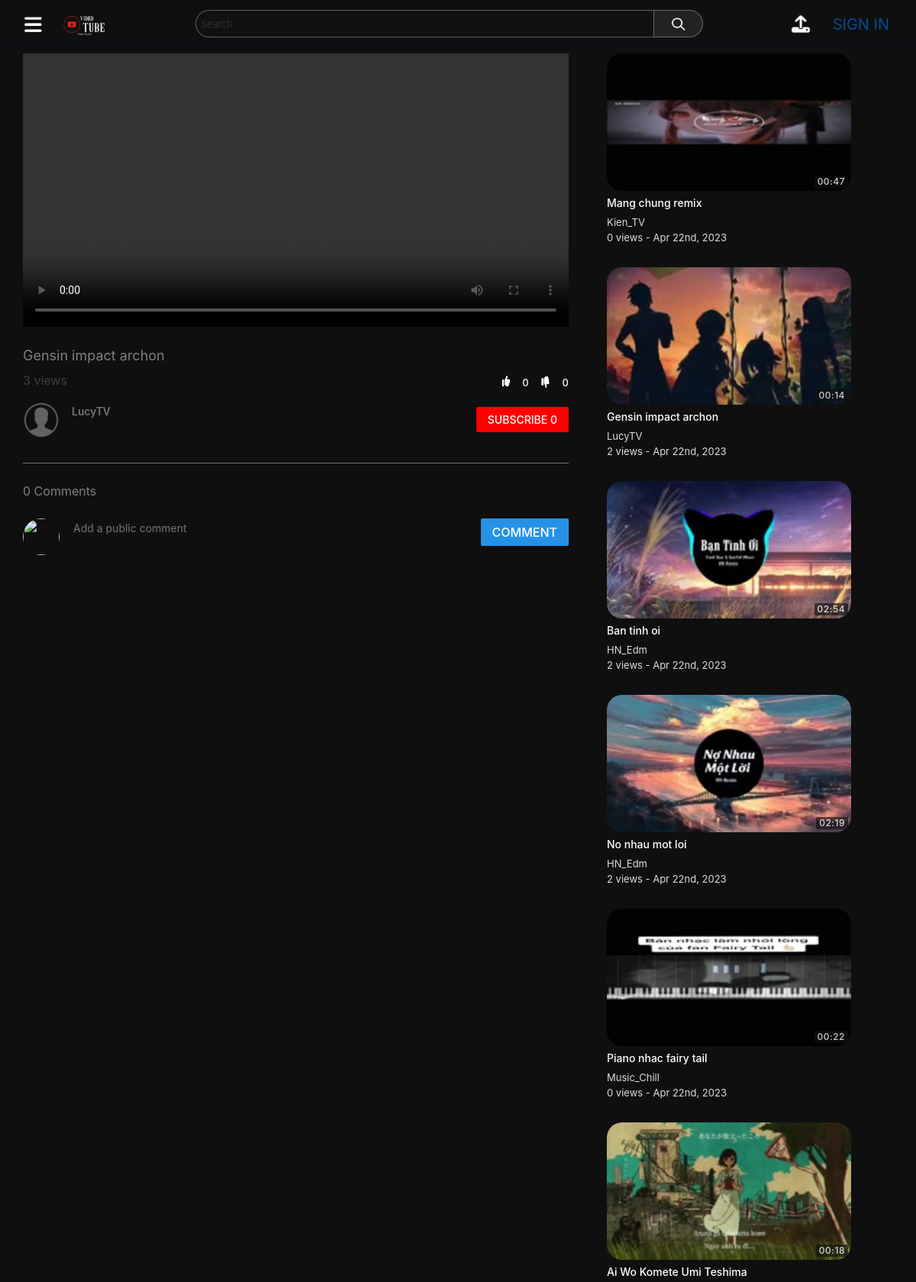
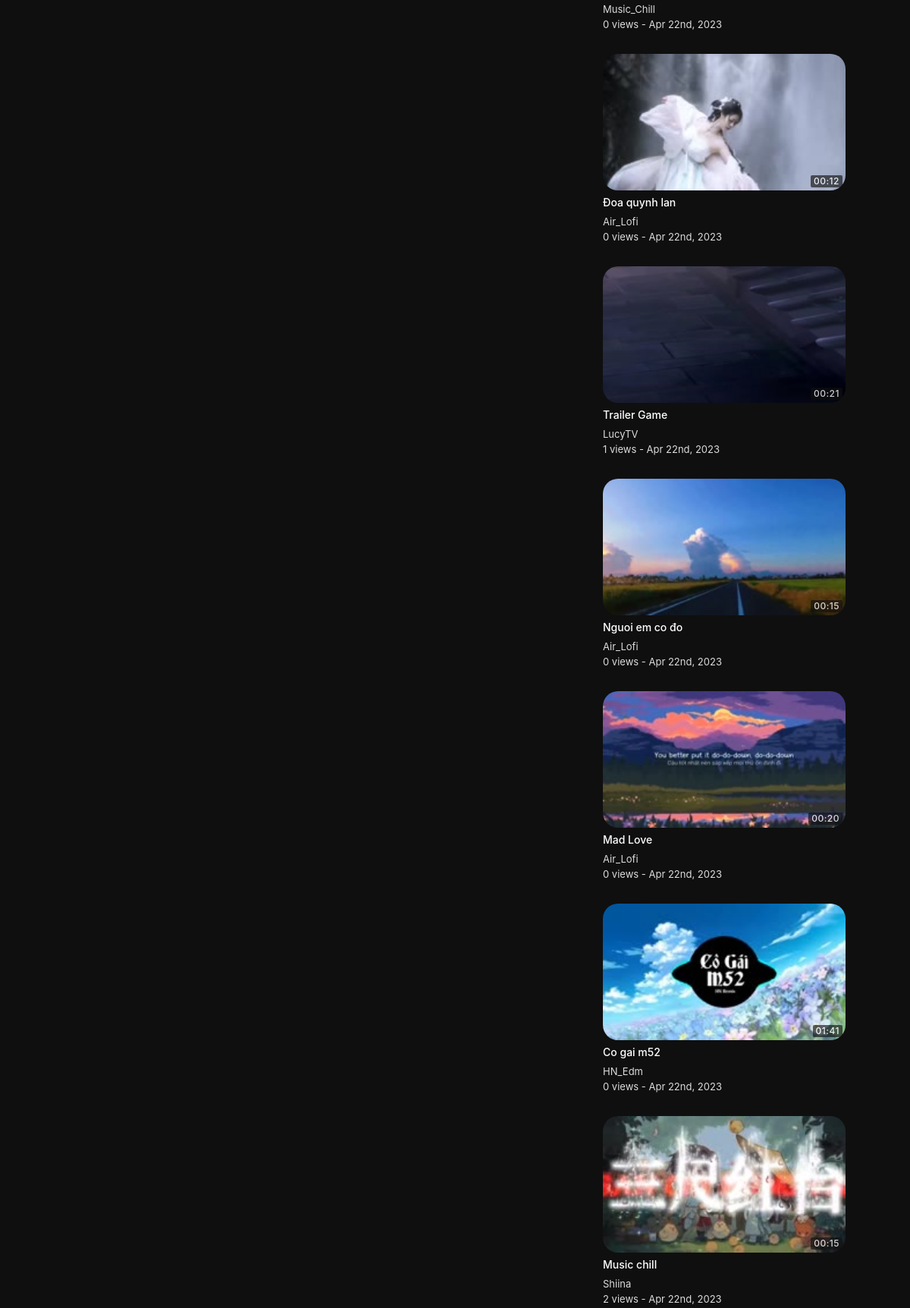
Screenshot of /watch.php?id=3 (upper part) with the database file from the repository (2 pictures, top to bottom).
### tables this page shows
CREATE TABLE `videos` (
  `id` int(11) NOT NULL,
  `uploadedBy` varchar(50) NOT NULL,
  `title` varchar(100) NOT NULL,
  `description` varchar(1000) NOT NULL,
  `privacy` int(11) NOT NULL,
  `filePath` varchar(250) NOT NULL,
  `category` int(11) NOT NULL,
  `uploadDate` datetime NOT NULL DEFAULT current_timestamp(),
  `views` int(11) NOT NULL,
  `duration` varchar(10) NOT NULL
);

CREATE TABLE `users` (
  `id` int(11) NOT NULL,
  `firstName` varchar(25) NOT NULL,
  `lastName` varchar(25) NOT NULL,
  `username` varchar(25) NOT NULL,
  `email` varchar(100) NOT NULL,
  `password` varchar(255) NOT NULL,
  `signUpDate` datetime NOT NULL DEFAULT current_timestamp(),
  `profilePic` varchar(255) NOT NULL
);

CREATE TABLE `thumbnails` (
  `id` int(11) NOT NULL,
  `videoId` int(11) NOT NULL,
  `filePath` varchar(250) NOT NULL,
  `selected` int(11) NOT NULL
);

### includes/classes/User.php (called while the page is built, shortened)
<?php
class User {
    private $con, $sqlData;
    public function __construct($con, $username) {
        $this->con = $con;
        $query = $this->con->prepare("SELECT * FROM users WHERE username = :un");
        $query->bindParam(":un", $username);
        $query->execute();
        $this->sqlData = $query->fetch(PDO::FETCH_ASSOC);
    }
    public static function isLoggedIn() {
        return isset($_SESSION["userLoggedIn"]);
    }
    public function getUsername() {
        $this->sqlData["username"] ??= 'default value';
        return $this->sqlData["username"];
    }
    public function getProfilePic() {
        $this->sqlData["profilePic"] ??= 'default value';
        return $this->sqlData["profilePic"];
    }
    public function isSubscribedTo($userTo) {
        $query = $this->con->prepare("SELECT * FROM subscribers WHERE userTo=:userTo AND userFrom=:userFrom");
        $query->bindParam(":userTo", $userTo);
        $query->bindParam(":userFrom", $username);
        $username = $this->getUsername();
        $query->execute();
        return $query->rowCount() > 0;
    }
    public function getSubscriberCount() {
        $query = $this->con->prepare("SELECT * FROM subscribers WHERE userTo=:userTo");
        $query->bindParam(":userTo", $username);
        $query->execute();
        return $query->rowCount();
    }
}
?>

### includes/classes/Video.php (called while the page is built, shortened)
<?php
class Video {
    private $con, $sqlData, $userLoggedInObj;
    public function __construct($con, $input, $userLoggedInObj) {
        $this->con = $con;
        $this->userLoggedInObj = $userLoggedInObj;
        if(is_array($input)) {
            $this->sqlData = $input;
        }
        else {
            $query = $this->con->prepare("SELECT * FROM videos WHERE id = :id");
            $query->bindParam(":id", $input);
            $query->execute();
            $this->sqlData = $query->fetch(PDO::FETCH_ASSOC);
        }
    }
    public function getId() {
        return $this->sqlData["id"];
    }
    public function getUploadedBy() {
        return $this->sqlData["uploadedBy"];
    }
    public function getTitle() {
        return $this->sqlData["title"];
    }
    public function getTimeStamp() {
        $date = $this->sqlData["uploadDate"];
        return date("M jS, Y", strtotime($date));
    }
    public function getViews() {
        return $this->sqlData["views"];
    }
    public function getDuration() {
        return $this->sqlData["duration"];
    }
    public function incrementViews() {
        $videoId = $this->getId();
        $this->sqlData["views"] = $this->sqlData["views"] + 1;
    }
    public function getLikes() {
        $query = $this->con->prepare("SELECT count(*) as 'count' FROM likes WHERE videoId = :videoId");
        $query->bindParam(":videoId", $videoId);
        $query->execute();
        $data = $query->fetch(PDO::FETCH_ASSOC);
        return $data["count"];
    }
    public function getDislikes() {
        $query = $this->con->prepare("SELECT count(*) as 'count' FROM dislikes WHERE videoId = :videoId");
        $query->bindParam(":videoId", $videoId);
        $query->execute();
        $data = $query->fetch(PDO::FETCH_ASSOC);
        return $data["count"];
    }
    public function wasLikedBy() {
        $query = $this->con->prepare("SELECT * FROM likes WHERE username=:username AND videoId=:videoId");
        $query->bindParam(":username", $username);
        $query->bindParam(":videoId", $id);
        $id = $this->getId();
        $username = $this->userLoggedInObj->getUsername();
        $query->execute();
        return $query->rowCount() > 0;
    }
    public function wasDislikedBy() {
        $query = $this->con->prepare("SELECT * FROM dislikes WHERE username=:username AND videoId=:videoId");
        $query->bindParam(":username", $username);
        $query->bindParam(":videoId", $id);
        $query->execute();
        return $query->rowCount() > 0;
    }
    public function getThumbnail() {
        $query = $this->con->prepare("SELECT filePath FROM thumbnails WHERE videoId=:videoId AND selected=1");
        $query->bindParam(":videoId", $videoId);
        $videoId = $this->getId();
        $query->execute();
        return $query->fetchColumn();
    }
}
?>

### includes/classes/VideoGridItem.php (the view)
<?php
class VideoGridItem {
    private $video, $largeMode;
    public function __construct($video, $largeMode) {
        $this->video = $video;
        $this->largeMode = $largeMode;
    }
    public function create() {
        $thumbnail = $this->createThumbnail();
        $details = $this->createDetails();
        $url = "watch.php?id=" . $this->video->getId();
        return "<a href='$url'>
                    <div class='videoGridItem'>
                        $thumbnail
                        $details
                    </div>
                </a>";
    }
    private function createThumbnail() {
        $thumbnail = $this->video->getThumbnail();
        $duration = $this->video->getDuration();
        return "<div class='thumbnail'>
                    <img src='$thumbnail'>
                    <div class='duration'>
                        <span>$duration</span>
                    </div>
                </div>";
    }
    private function createDetails() {
        $title = $this->video->getTitle();
        $username = $this->video->getUploadedBy();
        $views = $this->video->getViews();
        $description = $this->createDescription();
        $timestamp = $this->video->getTimeStamp();
        return "<div class='details'>
                    <h3 class='title'>$title</h3>
                    <span class='username'>$username</span>
                    <div class='stats'>
                        <span class='viewCount'>$views views - </span>
                        <span class='timeStamp'>$timestamp</span>
                    </div>
                    $description
                </div>";
    }
    private function createDescription() {
        if(!$this->largeMode) {
            return "";
        }
        else {
            $description = $this->video->getDescription();
            $description = (strlen($description) > 350) ? substr($description, 0, 347) . "..." : $description;
            return "<span class='description'>$description</span>";
        }
    }
}
?>

### includes/classes/ButtonProvider.php (shortened to what this page needs)
<?php
class ButtonProvider {
    public static $signInFunction = "notSignedIn()";
    public static function createLink($link) {
        return User::isLoggedIn() ? $link : ButtonProvider::$signInFunction;
    }
    public static function createButton($text, $imageSrc, $action, $class) {
        $image = ($imageSrc == null) ? "" : "<img src='$imageSrc'>";
        $action  = ButtonProvider::createLink($action);
        return "<button class='$class' onclick='$action'>
                    $image
                    <span class='text'>$text</span>
                </button>";
    }
    public static function createUserProfileButton($con, $username) {
        $userObj = new User($con, $username);
        $profilePic = $userObj->getProfilePic();
        $link = "profile.php?username=$username";
        return "<a href='$link'>
                    <img src='$profilePic' class='profilePicture'>
                </a>";
    }
    public static function createSubscriberButton($con, $userToObj, $userLoggedInObj) {
        $userTo = $userToObj->getUsername();
        $userLoggedIn = $userLoggedInObj->getUsername();
        $isSubscribedTo = $userLoggedInObj->isSubscribedTo($userTo);
        $buttonText = $isSubscribedTo ? "SUBSCRIBED" : "SUBSCRIBE";
        $buttonText .= " " . $userToObj->getSubscriberCount();
        $buttonClass = $isSubscribedTo ? "unsubscribe button" : "subscribe button";
        $action = "subscribe(\"$userTo\", \"$userLoggedIn\", this)";
        $button = ButtonProvider::createButton($buttonText, null, $action, $buttonClass);
        return "<div class='subscribeButtonContainer'>
                    $button
                </div>";
    }
    public static function createUserProfileNavigationButton($con, $username) {
        if(User::isLoggedIn()) {
            return ButtonProvider::createUserProfileButton($con, $username);
        }
        else {
            return "<a href='signIn.php'>
                        <span class='signInLink'>SIGN IN</span>
                    </a>";
        }
    }
}
?>

### includes/classes/VideoInfoSection.php
<?php
require_once("includes/classes/VideoInfoControls.php");
class VideoInfoSection {
    private $con, $video, $userLoggedInObj;
    public function __construct($con, $video, $userLoggedInObj) {
        $this->con = $con;
        $this->video = $video;
        $this->userLoggedInObj = $userLoggedInObj;
    }
    public function create() {
        return $this->createPrimaryInfo() . $this->createSecondaryInfo();
    }
    private function createPrimaryInfo() {
        $title = $this->video->getTitle();
        $views = $this->video->getViews();
        $videoInfoControls = new VideoInfoControls($this->video, $this->userLoggedInObj);
        $controls = $videoInfoControls->create();
        return "<div class='videoInfo'>
                    <h1>$title</h1>
                    <div class='bottomSection'>
                        <span class='viewCount'>$views views</span>
                        $controls
                    </div>
                </div>";
    }
    private function createSecondaryInfo() {
        $description = $this->video->getDescription();
        $uploadDate = $this->video->getUploadDate();
        $uploadedBy = $this->video->getUploadedBy();
        $profileButton = ButtonProvider::createUserProfileButton($this->con, $uploadedBy);
        if($uploadedBy == $this->userLoggedInObj->getUsername()) {
            $actionButton = ButtonProvider::createEditVideoButton($this->video->getId());
        }
        else {
            $userToObject = new User($this->con, $uploadedBy);
            $actionButton = ButtonProvider::createSubscriberButton($this->con, $userToObject, $this->userLoggedInObj);
        }
        return "<div class='secondaryInfo'>
                    <div class='topRow'>
                        $profileButton
                        <div class='uploadInfo'>
                            <span class='owner'>
                                <a href='profile.php?username=$uploadedBy'>
                                    $uploadedBy
                                </a>
                            </span>
                            <span class='date'>Published on $uploadDate</span>
                        </div>
                        $actionButton
                    </div>
                    <div class='descriptionContainer'>
                        $description
                    </div>
                </div>";
    }
}
?>

### includes/classes/VideoGrid.php (shortened to what this page needs)
<?php
class VideoGrid {
    private $con, $userLoggedInObj;
    private $largeMode = false;
    private $gridClass = "videoGrid";
    public function __construct($con, $userLoggedInObj) {
        $this->con = $con;
        $this->userLoggedInObj = $userLoggedInObj;
    }
    public function create($videos, $title, $showFilter) {
        if($videos == null) {
            $gridItems = $this->generateItems();
        }
        else {
            $gridItems = $this->generateItemsFromVideos($videos);
        }
        $header = "";
        return "$header
                <div class='$this->gridClass'>
                    $gridItems
                </div>";
    }
    public function generateItems() {
        $query = $this->con->prepare("SELECT * FROM videos ORDER BY RAND() LIMIT 15");
        $query->execute();
        $elementsHtml = "";
        while($row = $query->fetch(PDO::FETCH_ASSOC)) {
            $video = new Video($this->con, $row, $this->userLoggedInObj);
            $item = new VideoGridItem($video, $this->largeMode);
            $elementsHtml .= $item->create();
        }
        return $elementsHtml;
    }
}
?>

### assets/css/style.css (style rules this page uses)
html, body { height: 100%; padding: 0; margin: 0; }
.videoInfo { width: 100%; padding: 20px 0 8px 0; }
.videoInfo h1 { display: block; overflow: hidden; font-size: 18px; font-weight: 400; line-height: 24px; }
.videoInfo .bottomSection { display: flex; }
.videoInfo .bottomSection .viewCount { color: rgba(104, 91, 91, 0.6); font-size: 16px; flex: 1; }
.videoInfo .bottomSection .controls button { padding: 0; background-color: transparent; border: none; color: #f8f9fa; font-weight: 500; font-size: 13px; cursor: pointer; }
.videoInfo .bottomSection .controls button img { height: 20px; width: 20px; margin: 4px 8px 8px 8px; }
.secondaryInfo .topRow { display: flex; margin-bottom: 12px; }
.profilePicture { height: 100%; }
.secondaryInfo .topRow .profilePicture { margin-right: 16px; width: 48px; height: 48px; border-radius: 50%; }
.secondaryInfo .topRow .uploadInfo { flex: 1; display: flex; flex-direction: column; margin-right: 10px; }
.secondaryInfo .topRow .uploadInfo .date { color: rgba(17, 17, 17, 0.6); font-size: 13px; font-weight: 400; }
.secondaryInfo { border-bottom: 1px solid #dedede77; padding-bottom: 20px; margin-bottom: 20px; }
.secondaryInfo .topRow .button { padding: 6px 15px; cursor: pointer; font-weight: 500; border-radius: 2px; border: none; font-size: 14px; }
.secondaryInfo .topRow .subscribeButtonContainer, .secondaryInfo .topRow .editVideoButtonContainer { display: flex; flex-direction: column; justify-content: center; }
.subscribeButtonContainer .subscribe { background-color: #f00; color: #fff; }
.secondaryInfo .topRow .uploadInfo .owner a { font-size: 14px; font-weight: 500; color: grey; }
.commentSection .header .commentForm .profilePicture, .commentSection .comment .profilePicture, .commentForm .profilePicture { margin-right: 16px; width: 48px; height: 48px; border-radius: 50%; }
.commentSection .header .commentForm .postComment, .itemContainer .commentForm .postComment, .itemContainer .commentForm .cancelComment { height: 36px; background-color: #2692e6; color: #fff; font-weight: 500; border: none; padding: 0 15px; border-radius: 2px; }
.videoGrid { display: flex; flex-wrap: wrap; justify-content: center; }
.suggestions .videoGridItem { display: flex; height: auto; }
.videoGridItem { display: flex; flex-direction: column; height: 250px; margin-right: 21px; margin-bottom: 29px; }
.videoGridItem .thumbnail { width: 320px; height: 180px; position: relative; border-radius: 5px; }
.suggestions .videoGridItem .thumbnail { margin-right: 8px; }
.videoGridItem .thumbnail img { width: 100%; height: 100%; border-radius: 20px; }
.videoGridItem .thumbnail .duration { bottom: 0; right: 0; position: absolute; margin: 4px; color: #fff; background-color: rgba(17, 17, 17, 0.8); opacity: 0.8; padding: 2px 4px; border-radius: 2px; letter-spacing: 0.5px; font-size: 12px; font-weight: 500; line-height: 12px; }
.videoGridItem .details { padding-right: 24px; position: relative; cursor: pointer; display: flex; flex-direction: column; width: 210px; }
.suggestions .videoGridItem .details { padding-right: 0; flex: 1; }
.videoGridItem .details .title { margin: 8px 0; max-height: 32px; overflow: hidden; font-size: 14px; font-weight: 500; line-height: 16px; color: #ffffff; display: block; -webkit-line-clamp: 2; display: box; display: -webkit-box; -webkit-box-orient: vertical; text-overflow: ellipsis; white-space: normal; }
.videoGridItem .details .username, .videoGridItem .details .stats { color: #ffffffda; font-size: 13px; overflow-x: hidden; text-overflow: ellipsis; white-space: nowrap; }
.signInLink { margin-right: 20px; color: #044d95; margin-left: 15px; font-size: 20px; display: flex; align-items: center; }

### rows the page displays
videos: title "Gensin impact archon", id "3", uploadedBy "LucyTV", thumbnails.filePath (picture), duration "00:14", views "2", uploadDate "Apr 22nd, 2023"
users: profilePic (placeholder picture)
videos: thumbnails.filePath (picture), duration "00:47", title "Mang chung remix", uploadedBy "Kien_TV", views "0", uploadDate "Apr 22nd, 2023"
videos: thumbnails.filePath (picture), duration "02:54", title "Ban tinh oi", uploadedBy "HN_Edm", views "2", uploadDate "Apr 22nd, 2023"
videos: thumbnails.filePath (picture), duration "02:19", title "No nhau mot loi", uploadedBy "HN_Edm", views "2", uploadDate "Apr 22nd, 2023"
videos: thumbnails.filePath (picture), duration "00:22", title "Piano nhac fairy tail", uploadedBy "Music_Chill", views "0", uploadDate "Apr 22nd, 2023"
videos: thumbnails.filePath (picture), duration "00:18", title "Ai Wo Komete Umi Teshima", uploadedBy "Music_Chill", views "0", uploadDate "Apr 22nd, 2023"
videos: thumbnails.filePath (picture), duration "00:12", title "Đoa quynh lan", uploadedBy "Air_Lofi", views "0", uploadDate "Apr 22nd, 2023"
videos: thumbnails.filePath (picture), duration "00:21", title "Trailer Game", uploadedBy "LucyTV", views "1", uploadDate "Apr 22nd, 2023"
videos: thumbnails.filePath (picture), duration "00:15", title "Nguoi em co đo", uploadedBy "Air_Lofi", views "0", uploadDate "Apr 22nd, 2023"
videos: thumbnails.filePath (picture), duration "00:20", title "Mad Love", uploadedBy "Air_Lofi", views "0", uploadDate "Apr 22nd, 2023"
videos: thumbnails.filePath (picture), duration "01:41", title "Co gai m52", uploadedBy "HN_Edm", views "0", uploadDate "Apr 22nd, 2023"
videos: thumbnails.filePath (picture), duration "00:15", title "Music chill", uploadedBy "Shiina", views "2", uploadDate "Apr 22nd, 2023"

### other values shown
$text "0 0 SUBSCRIBE 0 COMMENT"
$numComments "0"
